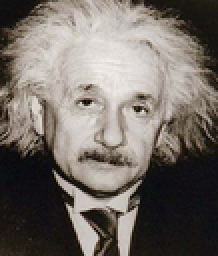
%> input picture einstein.bmp, 109 x 128 px, shrunk from 225 x 265 before the run (shown 2 times larger)
$ octave main.m   (GNU Octave 9; MATLAB toolbox functions it lacks are replaced by stand-ins)
%> lines starting %> are read from the running program, lines starting %| are printed output that depends on the picture
### Gaussian.m
function template = Gaussian(N_row,N_col,sigma)
%Define a function of template for Gaussian averaging template
%Parameters: N_row is the number of rows of template, N_col is the number of columns
%                 of template,they should be odd and integer
%            sigma is variance of Gaussian function

center_row = floor(N_row/2) + 1; %Half of the number of rows
center_col = floor(N_col/2) + 1; %Half of the number of columns

value = 0; % Initial the value
for i = 1:N_row
    for j = 1:N_col
        template(i,j) = exp(-(((i-center_row)^2)...
            + ((j-center_col)^2))/(2*((sigma)^2))); %Set a Gaussian averaging template
        value = template(i,j) + value;
    end
end
template = template/value; %Normalise by the total value
end

### convolution.m
function new_img = convolution(img,template)
%Define a function of convolution
% Parameters: img is array of points
%             template is array of weighting coefficients
img = mat2gray(img); %Normalize the picture matrix
[m,n,d] = size(img); %Dimensions of image
new_img(1:m,1:n,1:d) = 0; %Set an inital output as black
[N_row,N_col] = size(template); %Dimensions of template
center_row = floor(N_row/2); %Half of template rows
center_col = floor(N_col/2); %Half of template columns

img = padarray(img,[center_row,center_col]);
%Increase the size of image, add center_row rows above and below the image
%   and center_col to the left and right of the image, and the values are set to 0

% Convolve the template
for z = 1:d  %Separate the colour image by R,G,B colour bands
    for x = 1:m
        for y = 1:n % Address all rows and columns of increased-size image except border
            value = 0;   % Initial the value
            for i = 1:N_row
                for j = 1:N_col %Address all the points of template
                    value = dot(img(x + i - 1,y + j - 1,z),template(N_row - i + ...
                    1,N_col - j + 1)) + value; %Convolution
                end
            end
            new_img(x,y,z) = value;
        end
    end
end
end

### main.m
clear
img1 = imread('einstein.bmp');
%> img1 is the input picture: size 128x109x3 uint8; mean R, G, B 115.7, 108.7, 102.7
img2 = imread('marilyn.bmp');
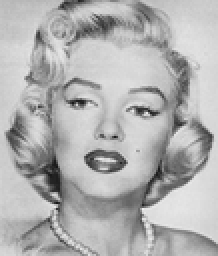
%> input picture marilyn.bmp, 109 x 128 px, shrunk from 225 x 265 before the run (shown 2 times larger)
%> img2 is the input picture: size 128x109x3 uint8; min 22, max 239, mean 177.2

template1 = Gaussian(5,7,4);
%First Gaussian averaging template with 5 rows and 7 columns, and its variance is 4
template2 = Gaussian(7,7,2);
%Second Gaussian averaging template with 7 rows and 7 columns, and its variance is 2

new_img1 = convolution(img1,template1); %Convolve the image1 with template1
%> in convolution, `new_img(1:m,1:n,1:d) = 0;`: new_img: size 128x109x3 double; every value is 0
%> in convolution, `img = padarray(img,[center_row,center_col]);`:
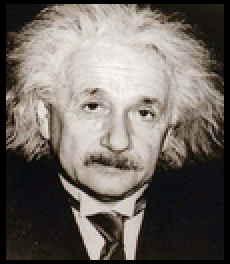
%> img: size 132x115x3 double (shown 2 times larger); mean R, G, B 0.434, 0.408, 0.385
%> after the loop in convolution, `for z = 1:d`:
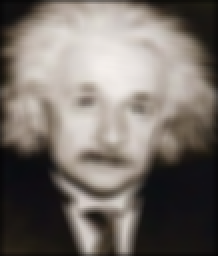
%> new_img: size 128x109x3 double (shown 2 times larger); mean R, G, B 0.468, 0.44, 0.415
new_img2 = convolution(img2,template2); %Convolve the image2 with template2
%> in convolution (call 2), `img = padarray(img,[center_row,center_col]);`:
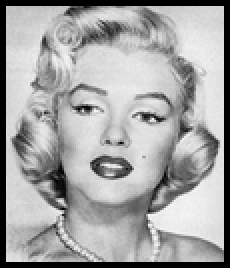
%> img: size 134x115x3 double (shown 2 times larger); min 0, max 1, mean 0.648
%> (the run ends here)
